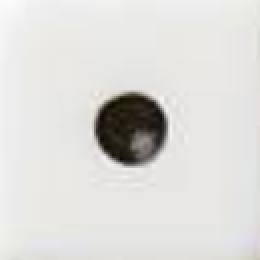
#> input picture dice-images/1.png, 130 x 130 px (shown 2 times larger); its folder holds only this picture in this run
$ python dice.py 5
#> lines starting #> are read from the running program, lines starting #| are printed output that depends on the picture; after the words box and inside, x2 and y2 are one past the last pixel; in counts of white or black regions, pixels touching at a corner belong together
import os
import sys
import cv2
import math
import numpy as np
import itertools

def generate_combinations(target_sum, num_elements):
    number_range = list(range(1, 7))
    combinations = []

    for combo in itertools.combinations_with_replacement(number_range, num_elements):
        if sum(combo) == target_sum:
            combinations.append(combo)

    return combinations

# Generate combinations for a target_sum using numbers of elements
if len(sys.argv) != 2:
    print("Usage: python dice.py <target_sum>")
    sys.exit(1)

try:
    target_sum = int(sys.argv[1])
except ValueError:
    print("target_sum must be integers")
    sys.exit(1)

# Load custom dice images
dice_images = {}
for i in range(1, 7):
    img_path = os.path.join("dice-images", f"{i}.png")
    dice_images[i] = cv2.imread(img_path)

# Load the image
image = cv2.imread("dice-dataset/0a0e52b1-115f-42ea-be8c-cc78b52f2b21.jpg")
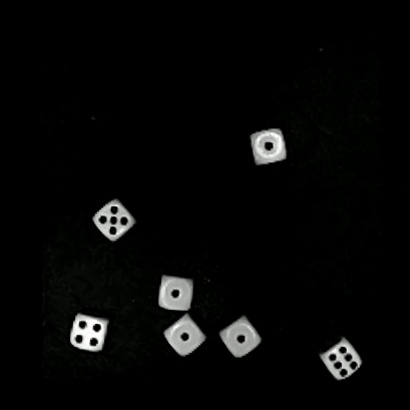
#> input picture dice-dataset/0a0e52b1-115f-42ea-be8c-cc78b52f2b21.jpg, 410 x 410 px
#> image is the input picture: shape (410, 410, 3); mean B, G, R 7.2, 7.7, 7.3

# Convert the image to grayscale
gray = cv2.cvtColor(image, cv2.COLOR_BGR2GRAY)

# Apply Gaussian blur to reduce noise
blurred = cv2.GaussianBlur(gray, (5, 5), 0)

# Use Canny edge detection to find edges in the image
edges = cv2.Canny(blurred, 50, 150)
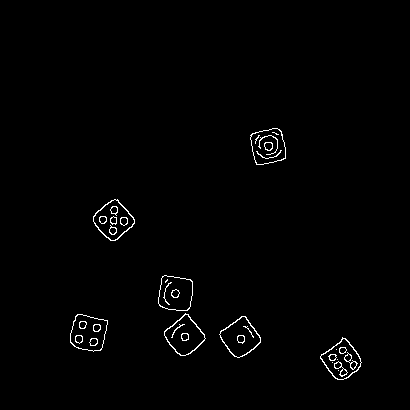
#> edges: shape (410, 410); 1% white in thin lines or dots, all inside (x1, y1, x2, y2) = (70, 128, 362, 380)

# Find contours in the edge-detected image
contours, _ = cv2.findContours(edges, cv2.RETR_EXTERNAL, cv2.CHAIN_APPROX_SIMPLE)
#> contours = 7 contours; box (x1, y1, x2, y2) and area: (93, 199, 135, 241) 1070, (70, 314, 108, 352) 1053, (219, 316, 261, 358) 1043, (320, 337, 362, 380) 1038, (164, 313, 206, 356) 1038, (158, 275, 193, 311) 1006, (250, 128, 286, 165) 1004

# Initialize a list to store rotated bounding boxes
dice_boxes = []

# Set a threshold for minimum dice size
min_dice_size = 45

for contour in contours:
    # Calculate the area of each contour
    area = cv2.contourArea(contour)

    if area > min_dice_size:
        # Approximate the contour to a polygon (to handle rotated bounding boxes)
        epsilon = 0.02 * cv2.arcLength(contour, True)
        approx = cv2.approxPolyDP(contour, epsilon, True)

        if len(approx) >= 4:
            # If the polygon has 4 corners, it's likely a dice
            rect = cv2.minAreaRect(contour)
            box = cv2.boxPoints(rect)
            box = np.intp(box)

            dice_boxes.append(box)
#> this loop made 7 passes
#> (area, epsilon, approx, rect, box) on passes 5, 7: (1006, 2.5, [[162, 276], [159, 305], [187, 310], [192, 281]], ((175.4, 293.3), (33.37, 33.37), -80.54), [[189, 312], [156, 307], [161, 274], [194, 279]]), (1004, 2.55, [[279, 129], [250, 135], [256, 164], [285, 158]], ((267.9, 146), (33.19, 33.41), -12.53), [[255, 165], [248, 133], [280, 126], [287, 158]])
#> (area, epsilon, rect, box) on passes 1, 2, 3, 4, 6: (1038, 2.59, ((341.6, 359.9), (33.89, 35.3), -38.66), [[339, 384], [317, 356], [343, 335], [365, 363]]), (1043, 2.55, ((240.1, 337.4), (33.75, 34.08), -34.99), [[236, 361], [216, 333], [244, 313], [263, 341]]), (1053, 2.61, ((87.75, 332.9), (34.05, 34.47), -76.61), [[100, 353], [67, 345], [74, 312], [108, 320]]), (1037.5, 2.54, ((184.2, 335.9), (33.8, 34.19), -39.81), [[182, 359], [160, 333], [186, 311], [208, 338]]), (1069.5, 2.54, ((112.9, 219.9), (34.49, 34.38), -40.6), [[110, 244], [88, 218], [114, 195], [137, 221]])
#> after the loop, dice_boxes = 7 items

# Draw rotated bounding boxes around the detected dice
for box in dice_boxes:
    cv2.drawContours(image, [box], 0, (0, 255, 0), 2)
#> this loop made 7 passes
#> box on passes 1 to 7: [[339, 384], [317, 356], [343, 335], [365, 363]], [[236, 361], [216, 333], [244, 313], [263, 341]], [[100, 353], [67, 345], [74, 312], [108, 320]], [[182, 359], [160, 333], [186, 311], [208, 338]], [[189, 312], [156, 307], [161, 274], [194, 279]], [[110, 244], [88, 218], [114, 195], [137, 221]], [[255, 165], [248, 133], [280, 126], [287, 158]]
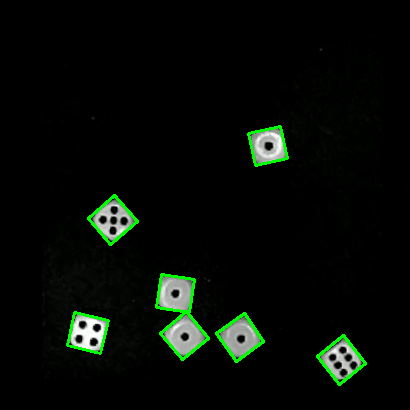
#> image: shape (410, 410, 3); 1.74% of pixels changed, all inside (x1, y1, x2, y2) = (66, 125, 367, 386)

# Draw red dots at the vertices of the detected polygons
for box in dice_boxes:
    for point in box:
        cv2.circle(image, tuple(point), 2, (0, 0, 255), -1)
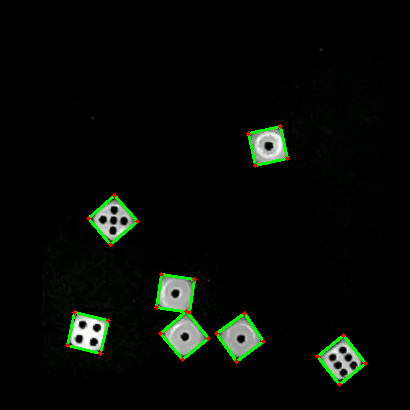
#> image: shape (410, 410, 3); 0.22% of pixels changed, all inside (x1, y1, x2, y2) = (65, 124, 368, 387)

# Display the combinations
num_elements = len(dice_boxes)
#> num_elements = 7
combinations = generate_combinations(target_sum, num_elements)
#> the loop in generate_combinations, `for combo in itertools.combinations_with_replacement(number_range, num..` made 792 passes
#> combo on passes 1 to 3: (1, 1, 1, 1, 1, 1, 1), (1, 1, 1, 1, 1, 1, 2), (1, 1, 1, 1, 1, 1, 3)
#> after the loop in generate_combinations, `for combo in itertools.combinations_with_replacement(number_range, num..`: combinations = []
#> combinations = []
for combo in combinations:
    print(combo)
#> this loop made 0 passes

# [25 lines of commented-out code are left out]
cv2.imshow("Dice Detection", image)
cv2.waitKey(0)
cv2.destroyAllWindows()
